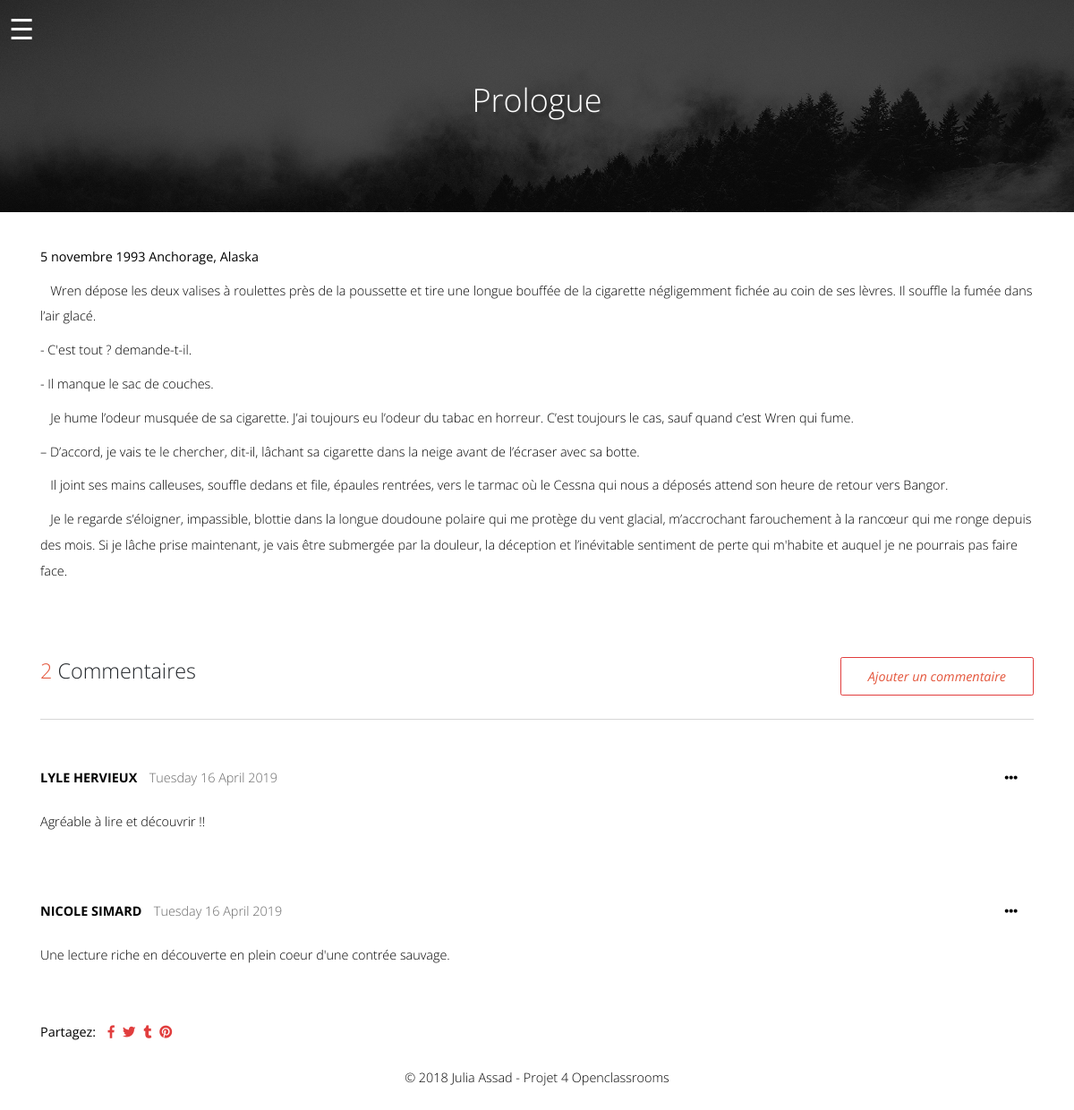
/chapitres/1, run on the app's committed database.
### tables this page shows
CREATE TABLE `chapters` (
  `id` int(11) NOT NULL,
  `title` varchar(255) NOT NULL,
  `body` text NOT NULL,
  `image` varchar(255) NOT NULL,
  `created_at` datetime NOT NULL DEFAULT CURRENT_TIMESTAMP
);

CREATE TABLE `comments` (
  `id` int(11) NOT NULL,
  `firstname` varchar(255) NOT NULL,
  `lastname` varchar(255) NOT NULL,
  `comment` text NOT NULL,
  `date_added` timestamp NOT NULL DEFAULT CURRENT_TIMESTAMP,
  `chapter_id` int(11) NOT NULL
);

### app/libraries/core.php (called while the page is built, shortened)
<?php
class Core
{
 protected $currentMethod = 'Index';
 public function __construct()
 {
  $url = $this->getUrl();
  if (file_exists('../app/controllers/' . ucwords($url[0]) . '.php')) {
   unset($url[0]);
  }
  $this->currentController = new $this->currentController;
  $this->params = $url ? array_values($url) : [];
  call_user_func_array([$this->currentController, $this->currentMethod], $this->params);
 }
 public function getUrl()
 {
  if (isset($_GET['url'])) {
   $url = rtrim($_GET['url'], '/');
   $url = filter_var($url, FILTER_SANITIZE_URL);
   $url = explode('/', $url);
   return $url;
  }
 }
}

### public/index.php (called while the page is built, shortened)
<?php
$init = new Core;

### app/libraries/database.php (called while the page is built, shortened)
<?php
class Database
{
 private $host = DB_HOST;
 private $user = DB_USER;
 private $pass = DB_PASS;
 private $dbname = DB_NAME;
 private $dbh;
 private $stmt;
 public function __construct()
 {
  $dsn = 'mysql:host=' . $this->host . ';dbname=' . $this->dbname;
  $options = array(
   PDO::ATTR_PERSISTENT => true,
   PDO::ATTR_ERRMODE => PDO::ERRMODE_EXCEPTION,
  );
  try {
   $this->dbh = new PDO($dsn, $this->user, $this->pass, $options);
  } catch (PDOException $e) {
   $this->error = $e->getMessage();
   echo $this->error;
  }}
 public function query($sql)
 {
  $this->stmt = $this->dbh->prepare($sql);
 }
 public function bind($param, $value, $type = null)
 {
  if (is_null($type)) {
   switch (true) {
    default:
     $type = PDO::PARAM_STR;
   }
  }
  $this->stmt->bindValue($param, $value, $type);
 }
 public function execute()
 {
  return $this->stmt->execute();
 }
 public function resultSet()
 {
  $this->execute();
  return $this->stmt->fetchAll(PDO::FETCH_OBJ);
 }
 public function single()
 {
  $this->execute();
  return $this->stmt->fetch(PDO::FETCH_OBJ);
 }
}

### app/models/AdminChapter.php (called while the page is built, shortened)
<?php
class AdminChapter
{
 private $db;
 public function __construct()
 {
  $this->db = new Database;
 }
 public function getChapters()
 {
  $this->db->query('SELECT * FROM chapters');
  $results = $this->db->resultSet();
  return $results;
 }
 public function getChapterById($id)
 {
  $this->db->query('SELECT * FROM chapters WHERE id = :id');
  $this->db->bind(':id', $id);
  $row = $this->db->single();
  return $row;
 }
}

### app/models/Comment.php (called while the page is built, shortened)
<?php
class Comment
{
    private $db;
    public function __construct()
    {
        $this->db = new Database;
    }
    public function getCommentsbyChapterId($id)
    {
        $this->db->query('SELECT comments.*, comments.id AS commentID
                        FROM comments
                        WHERE chapter_id = :id');
        $this->db->bind(':id', $id);
        $results = $this->db->resultSet();
        return $results;
    }
    public function countCommentsbychapter($id)
    {
        $this->db->query('SELECT comments.*, chapters.id FROM comments
                        INNER JOIN chapters
                        ON comments.chapter_id = chapters.id
                        WHERE chapters.id = :id
                      ');
        $this->db->bind(':id', $id);
        $this->db->resultSet();
        $results = $this->db->rowCount();
        return $results;
    }
}

### app/views/pages/chapitre.php (the view, shortened to what this page needs)
<?php require APPROOT . '/views/inc/header.php';?>
<body class="page-template">
  <div id="container">
    <div class="page-banner">
      <button class="menu-btn">&#9776;</button>
      <div class="container">
        <div class="d-flex justify-content-center align-items-center">
          <h2 class="page-title">
            <?php echo $data['chapter']->title; ?>
          </h2>
        </div>
      </div>
    </div>
    <div class="chapter_single">
      <div class="container">
        <?php echo $data['chapter']->body; ?>
      </div>
    </div>
    <div id="comments" class="comments">
      <div class="container">
        <div class="comments_wrapper">
          <div class="comments-header d-sm-flex justify-content-between align-items-center text-center">
            <?php if ($data['commentsCount'] > 1 || $data['commentsCount'] === 0): ?>
            <h5><span class="commentsCount"><?php echo $data['commentsCount']; ?></span> Commentaires</h5>
            <?php else: ?>
            <h5><span class="commentsCount"><?php echo $data['commentsCount']; ?></span> Commentaire</h5>
            <?php endif;?>
            <div class="add-comment">
              <button class="btn">Ajouter un commentaire</button>
            </div>
          </div>
          <div class="row">
            <div class="col-12">
              <?php foreach ($data['commentsByChapterId'] as $commentByChapterId): ?>
              <div class="comment">
                <div class="d-flex align-items-center">
                  <p class="text-uppercase font-weight-bold">
                    <?php echo htmlspecialchars($commentByChapterId->firstname) . ' ' . htmlspecialchars($commentByChapterId->lastname); ?>
                  </p>
                  <p class="medium-gray ml-4">
                    <?php
$timeStamp = $commentByChapterId->date_added;
$timeStamp = strftime("%A %d %B %G", strtotime($timeStamp));
?>
                    <?php echo $timeStamp; ?></p>
                  <span class="ml-auto flagModal" data-toggle="modal"
                    data-target="#flagModal<?php echo $commentByChapterId->id; ?>"><i
                      class="fas fa-ellipsis-h"></i></span>
                </div>
                <div class="row">
                  <div class="col-8">
                    <p class="text-black justify-content">
                      <?php echo htmlspecialchars($commentByChapterId->comment); ?>
                    </p>
                  </div>
                </div>
              </div>
              <?php endforeach;?>
            </div>
          </div>
        </div>
      </div>
    </div>
    <div class="share-chapter">
      <div class="container">
        <div class="d-flex align-items-center">
          <p class="mr-3"><strong>Partagez:</strong></p>
          <ul class="d-flex social-icons list-unstyled">
            <li><a href="#"><i class="fab fa-facebook-f"></i></a>
            </li>
            <li><a href="#"><i class="fab fa-twitter"></i></a></li>
            <li><a href="#"><i class="fab fa-tumblr"></i></a></li>
            <li><a href="#"><i class="fab fa-pinterest"></i></a></li>
          </ul>
        </div>
      </div>
    </div>
  </div>
  <?php require APPROOT . '/views/inc/footer.php';?>

### data on the page
chapters: title "Prologue", body "5 novembre 1993 Anchorage, Alaska Wren dépose les deux valises à roulettes près de la poussette et tire une longue bouffée de la cigarette négligemment fichée au coin de ses lèvres. Il souffle la fumée dans l’air glacé. - C'est tout ? demande-t-il. - Il manque le sac de couches. Je hume l’odeur musquée de sa cigarette. J’ai toujours eu l’odeur du tabac en horreur. C’est toujours le cas, sauf quand c’est Wren qui fume. – D’accord, je vais te le chercher, dit-il, lâchant sa cigarette dans la neige avant de l’écraser avec sa botte. Il joint ses mains calleuses, souffle dedans et file, épaules rentrées, vers le tarmac où le Cessna qui nous a déposés attend son heure de retour vers Bangor. Je le…"
comments: firstname "LYLE", lastname "HERVIEUX", date_added "Tuesday 16 April 2019", comment "Agréable à lire et découvrir !!"
comments: firstname "NICOLE", lastname "SIMARD", date_added "Tuesday 16 April 2019", comment "Une lecture riche en découverte en plein coeur d'une contrée sauvage."

### other printed values
$data['commentsCount'] "2"
